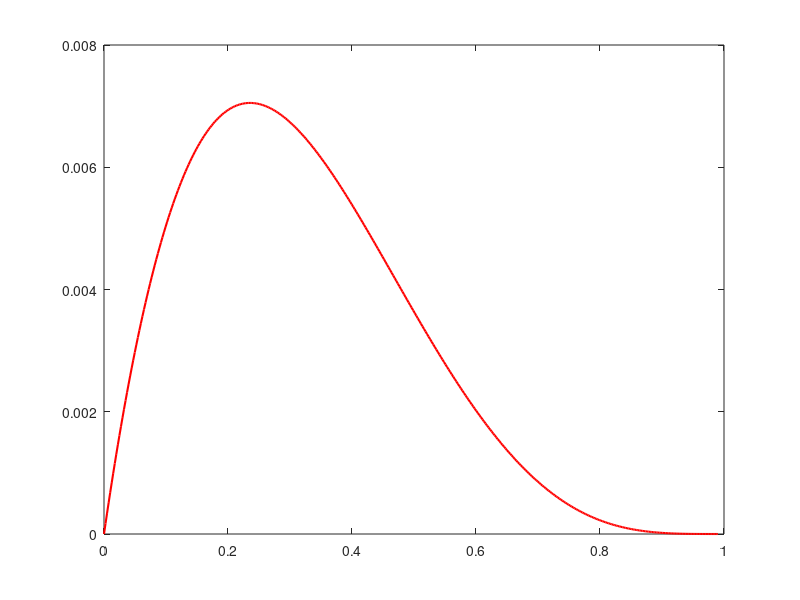

This chart was generated by the following MATLAB code: (Note: this script raises an error after producing the figure.)
clc;
clear;
close all;

% Define the range for d, avoiding singularities at d = 1 and d = 2
d = linspace(0, 0.99, 400);

% Compute tau using the given equation
numerator = d .* (7 - 6 .* d + d.^2);
denominator = 2 .* (d - 2) .* ((5 - 3 .* d).^2 ./ (1 - d).^4 + (5 - 3 .* d) .* d ./ (d - 2));
tau = abs(numerator ./ denominator); % Taking magnitude of tau

% Plot the graph
figure;
plot(d, tau, 'r', 'LineWidth', 1.5);
hold on;
yline(0, 'k--'); % Horizontal reference line
xline(0, 'k--'); % Vertical reference line
hold off;

% Labels and title
xlabel('d');
ylabel('τ');
title('Graph of |\tau| vs d');
grid on;
legend('|\tau|');
clc;
clear;
close all;

% Define the range for d, avoiding singularities at d = 1 and d = 2
d = linspace(0, 0.99, 400);

% Compute tau using the given equation
numerator = d .* (7 - 6 .* d + d.^2);
denominator = 2 .* (d - 2) .* ((5 - 3 .* d).^2 ./ (1 - d).^4 + (5 - 3 .* d) .* d ./ (d - 2));
tau = abs(numerator ./ denominator); % Taking magnitude of tau

% Plot the graph
figure;
plot(d, tau, 'r', 'LineWidth', 1.5);
hold on;
yline(0, 'k--'); % Horizontal reference line
xline(0, 'k--'); % Vertical reference line
hold off;

% Labels and title
xlabel('d');
ylabel('τ');
title('Graph of |\tau| vs d');
grid on;
legend('|\tau|');
